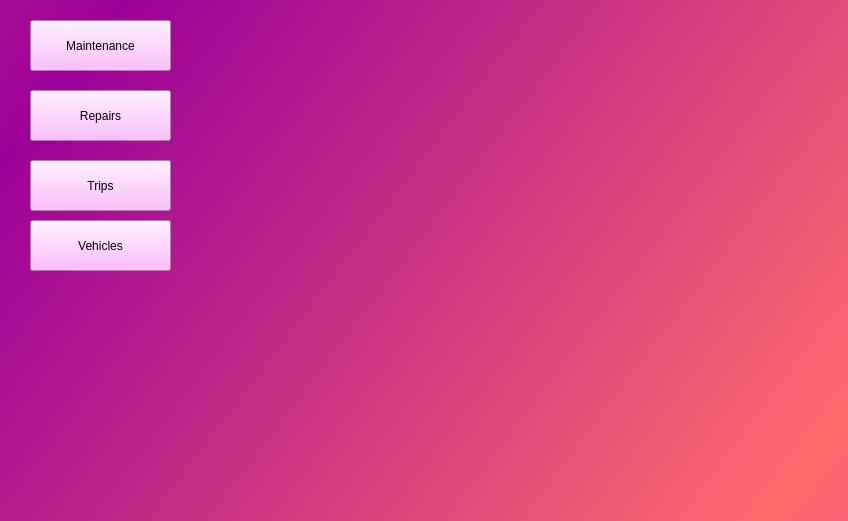
<?xml version="1.0" encoding="UTF-8"?>
<ui version="4.0">
 <class>MainWindow</class>
 <widget class="QMainWindow" name="MainWindow">
  <property name="geometry">
   <rect>
    <x>0</x>
    <y>0</y>
    <width>848</width>
    <height>521</height>
   </rect>
  </property>
  <property name="windowTitle">
   <string>MainWindow</string>
  </property>
  <property name="styleSheet">
   <string notr="true">font: 75 8pt &quot;Courier&quot;;
background-color: qlineargradient(spread:reflect, x1:0, y1:0.318, x2:1, y2:0.784, stop:0 rgba(156, 0, 152, 255), stop:1 rgba(255, 108, 108, 255));</string>
  </property>
  <widget class="QWidget" name="centralwidget">
   <widget class="QPushButton" name="AccidentsBtn">
    <property name="geometry">
     <rect>
      <x>30</x>
      <y>20</y>
      <width>141</width>
      <height>51</height>
     </rect>
    </property>
    <property name="styleSheet">
     <string notr="true">background-color: rgb(255, 170, 255);</string>
    </property>
    <property name="text">
     <string>Maintenance</string>
    </property>
   </widget>
   <widget class="QPushButton" name="DriversBtn">
    <property name="geometry">
     <rect>
      <x>30</x>
      <y>90</y>
      <width>141</width>
      <height>51</height>
     </rect>
    </property>
    <property name="styleSheet">
     <string notr="true">background-color: rgb(255, 170, 255);</string>
    </property>
    <property name="text">
     <string>Repairs</string>
    </property>
   </widget>
   <widget class="QPushButton" name="FuelBtn">
    <property name="geometry">
     <rect>
      <x>30</x>
      <y>160</y>
      <width>141</width>
      <height>51</height>
     </rect>
    </property>
    <property name="styleSheet">
     <string notr="true">background-color: rgb(255, 170, 255);</string>
    </property>
    <property name="text">
     <string>Trips</string>
    </property>
   </widget>
   <widget class="QPushButton" name="InspectionsBtn">
    <property name="geometry">
     <rect>
      <x>30</x>
      <y>220</y>
      <width>141</width>
      <height>51</height>
     </rect>
    </property>
    <property name="styleSheet">
     <string notr="true">background-color: rgb(255, 170, 255);</string>
    </property>
    <property name="text">
     <string>Vehicles</string>
    </property>
   </widget>
  </widget>
 </widget>
 <resources/>
 <connections/>
</ui>
